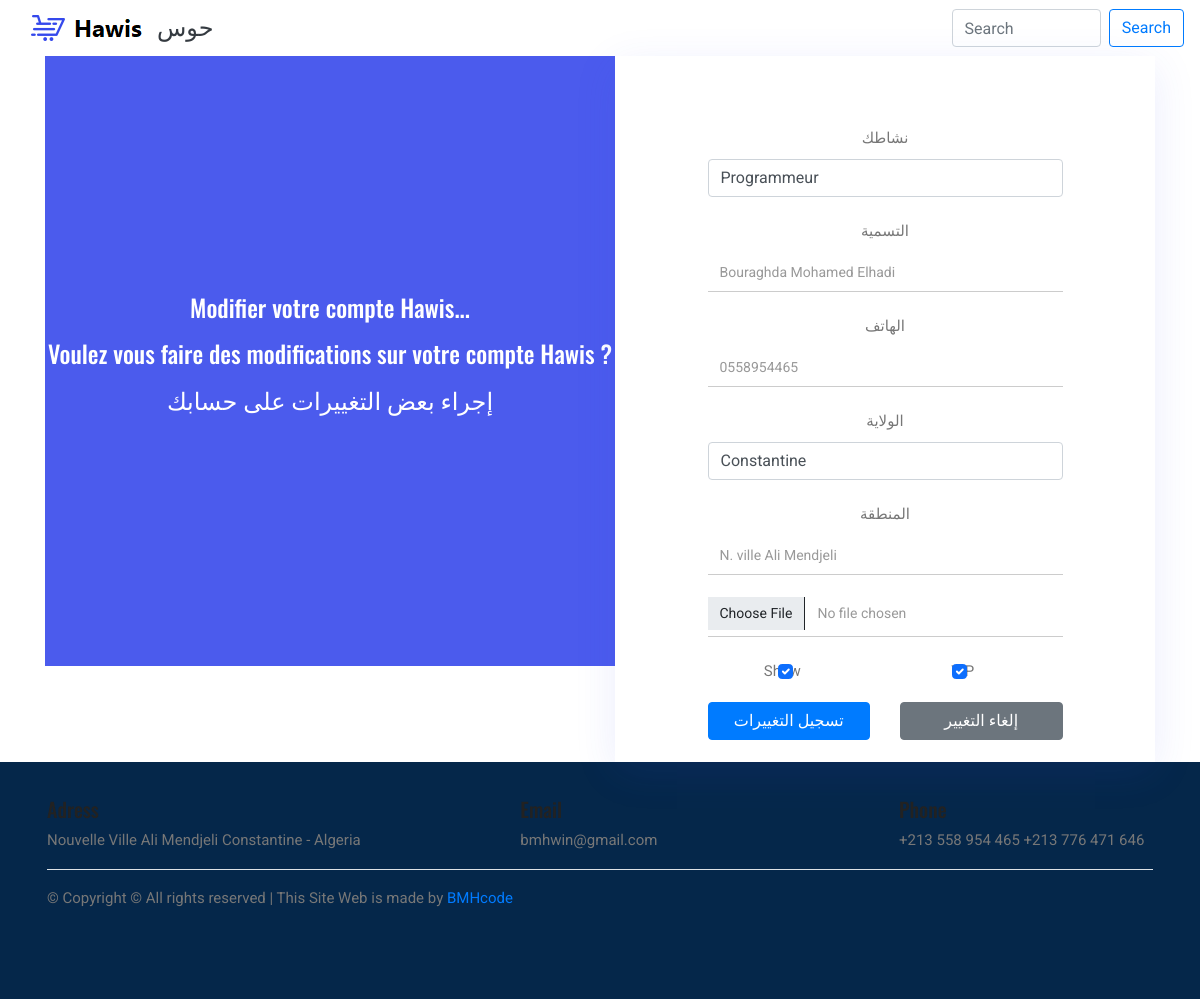
Page /person_update/2 on the committed database.
### main.py (models this page shows, shortened)
class Person(db.Model):
    id           = db.Column(db.Integer(), primary_key = True)
    name         = db.Column(db.String(60), nullable = False, unique = False)
    phone        = db.Column(db.String(20), nullable = False, unique = True)
    date_created = db.Column(db.DateTime, default = datetime.utcnow)
    wilaya       = db.Column(db.String(20), nullable = False)
    zone         = db.Column(db.String(60))
    show_me      = db.Column(db.Boolean(), default = False)
    vip          = db.Column(db.Boolean(), default = False)
    image_file   = db.Column(db.String(250), default = 0)
    image_data   = db.Column(db.LargeBinary)
    activity     = db.Column(db.Integer, db.ForeignKey('activity.id'), nullable=False)

class Activity(db.Model):
    id        = db.Column(db.Integer(), primary_key = True)
    name      = db.Column(db.String(120), nullable = False, unique = True)
    persons   = db.relationship('Person', lazy='select', cascade="all, delete")

### main.py (the view, shortened to what this page needs)
@app.route('/person_update/<int:id>',methods=['POST','GET'])
def person_update(id):
    person = Person.query.get_or_404(id)
    if request.form.get('show_checkbox') == 'on':
        show = True
    else:
        show = False
    if request.form.get('vip_checkbox') == 'on':
        vip = True
    else:
        vip = False
    activities  = Activity.query.order_by(Activity.name).all()
    return render_template('person/update.html',person = person,activities = activities)

### templates/person/update.html (shortened to what this page needs)
{% extends 'base.html'%}
{% block body%}
<section class="login_box_area ">
	<div class="container">
		<div class="row">
			<div class="col-lg-6">
				<div class="login_box_img">
					<div class="hover">
						<h4>Modifier votre compte Hawis...</h4>
						<h4>Voulez vous faire des modifications sur votre compte Hawis ?</h4>
						<h4>إجراء بعض التغييرات على حسابك</h4>
					</div>
				</div>
			</div>
			<div class="col-lg-6">
				<div class="login_form_inner register_form_inner">
					<form action="/person_update/{{person.id}}" method="POST" enctype="multipart/form-data" class="row login_form" id="register_form" >
						<div class="form-group col-md-12">
							<label for="activity" >نشاطك</label>
							<select class="form-control" name="activity">
                                {% for activity in activities %}
                                <option value = {{activity.name}}
                                {% if activity.name == person.activity %}
                                    selected
                                {% endif %}
                                >{{activity.name}}</option>
                            	{% endfor %}
							</select>
						</div>
						<div class="col-md-12 form-group">
							<label for="name" >التسمية</label>
							<input type="text" class="form-control" id="name" name="name" value = "{{person.name}}" placeholder="Dénomination" onfocus="this.placeholder = ''" onblur="this.placeholder = 'Dénomination'">
						</div>
						<div class="col-md-12 form-group">
							<label for="phone" >الهاتف</label>
							<input type="text" class="form-control" id="phone" name="phone" value = "{{person.phone}}" placeholder="Phone" onfocus="this.placeholder = ''" onblur="this.placeholder = 'Phone'">
						</div>
						<div class="col-md-12 form-group">
							<label for="wilaya">الولاية </label>
							<select class="form-control" name="wilaya">
								<option
									{% if person.wilaya == 'Constantine' %}
										selected
									{% endif %}>Constantine
								</option>
							</select>
						</div>
						<div class="col-md-12 form-group">
							<label for="zone" >المنطقة</label>
							<input type="text" class="form-control" id="zone" name="zone" value = "{{person.zone}}" placeholder="Zone" onfocus="this.placeholder = ''" onblur="this.placeholder = 'Zone'">
						</div>
						<div class="col-md-12 form-group ">
							<input type="file" class="form-control" name = "image_file" id = "image_file" placeholder = "your image">
						</div>
						<div class="row">
                        <div class="form-check col-6">
                            {% if person.show_me == True %}
                            	Show <input class="form-check-input " type="checkbox" name = "show_checkbox" checked>
                            {% else %}
                                Show <input class="form-check-input" type="checkbox" name = "show_checkbox" >
                            {% endif %}
                        </div>
						<div class="form-check col-6">
                            {% if person.vip == True %}
                             	VIP <input class="form-check-input " type="checkbox" name = "vip_checkbox" checked>
                            {% else %}
                            	VIP <input class="form-check-input" type="checkbox" name = "vip_checkbox" >
                            {% endif %}
                        </div>
						</div>
						<div class="col-md-12 form-group">
							<div class="row">
								<div class="col-6">
								<button class="btn btn-primary mt-3 w-100" type="submit" >تسجيل التغييرات</button>
								</div>
								<div class="col-6">
								<button class="btn btn-secondary mt-3 w-100" href = "{{ url_for('index') }}">إلغاء التغيير</button>
								</div>
							</div>
						</div>
					</form>
				</div>
			</div>
		</div>
	</div>
</section>
{% endblock body%}

### static/css/style.css (style rules this page uses)
body { color:#777;font-family:"Roboto",sans-serif;font-size:15px;font-weight:400;line-height:1.667 }
button { cursor:pointer }
h1,h2,h3,h4,h5,h6 { font-family:"Oswald",sans-serif;color:#222;line-height:1.1 }
h4,.h4 { font-size:20px;font-weight:400;line-height:1.3 }
.login_box_area .login_box_img { height:350px;position:relative }
@media (min-width: 1000px) { .login_box_area .login_box_img { height:610px } }
@media (min-width: 991px) { .login_box_area .login_box_img { margin-right:-30px } }
.login_box_area .login_box_img:before { position:absolute;left:0;top:0;height:100%;width:100%;content:"";background:#384aeb;opacity:.9 }
.login_box_area .login_box_img .hover { position:absolute;top:50%;left:0px;text-align:center;width:100%;transform:translateY(-50%) }
.login_box_area .login_box_img .hover h4 { font-size:24px;color:#fff;font-weight:500;margin-bottom:15px }
.login_form_inner { box-shadow:0px 10px 40px 0px rgba(56,74,235,0.1);height:100%;text-align:center;padding:30px 0 }
@media (min-width: 1000px) { .login_form_inner { padding-top:115px;padding-bottom:0 } }
.login_form_inner .login_form { max-width:385px;margin:auto }
.login_form .form-group { margin-bottom:22px }
.login_form .form-group input { height:40px;border:none;border-bottom:1px solid #cccccc;border-radius:0px;outline:none;box-shadow:none;font-size:14px;color:#999999 }
.register_form_inner { padding-top:70px }

### rows in the picture
Person: activity "Programmeur", name "Bouraghda Mohamed Elhadi", phone "0558954465", wilaya "Constantine", zone "N. ville Ali Mendjeli"
